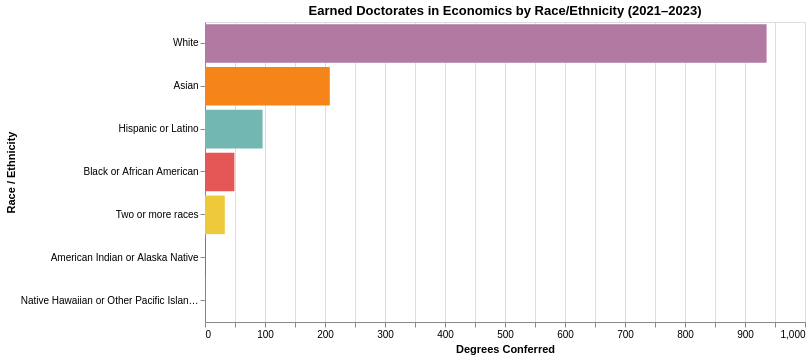

The notebook cell saved with this chart:
### Markdown cell above
<div class="text-box">
    
## Earned Doctorates in Economics by Race/Ethnicity

### Code cell
#| code-fold: true

majors = ['45.06 - Economics.']


filtered_df = df[
    (df["Major"].isin(majors))
]

grouped_df = (
    filtered_df.groupby("Race and Ethnicity")["Awards/Degrees Conferred"]
    .sum()
    .reset_index()
)


chart = (
    alt.Chart(grouped_df)
    .mark_bar()
    .encode(
        x=alt.X("Awards/Degrees Conferred:Q", title="Degrees Conferred"),
        y=alt.Y("Race and Ethnicity:N", sort="-x", title="Race / Ethnicity"),
        color=alt.Color("Race and Ethnicity:N", legend=None),
        tooltip=["Race and Ethnicity:N", "Awards/Degrees Conferred:Q"]
    )
    .properties(
        title="Earned Doctorates in Economics by Race/Ethnicity (2021–2023)",
        width=600,
        height=300
    )
)

chart

### Figure 1 — Vega-Lite specification as saved in the notebook (floating-point values rounded to 4 significant figures)
{"config": {"view": {"continuousWidth": 300, "continuousHeight": 300}}, "data": {"name": "data-3bc6d311748698a62fef5c6e23b354c8"}, "mark": {"type": "bar"}, "encoding": {"color": {"field": "Race and Ethnicity", "legend": null, "type": "nominal"}, "tooltip": [{"field": "Race and Ethnicity", "type": "nominal"}, {"field": "Awards/Degrees Conferred", "type": "quantitative"}], "x": {"field": "Awards/Degrees Conferred", "title": "Degrees Conferred", "type": "quantitative"}, "y": {"field": "Race and Ethnicity", "sort": "-x", "title": "Race / Ethnicity", "type": "nominal"}}, "height": 300, "title": "Earned Doctorates in Economics by Race/Ethnicity (2021–2023)", "width": 600, "$schema": "https://vega.github.io/schema/vega-lite/v5.14.1.json", "datasets": {"data-3bc6d311748698a62fef5c6e23b354c8": [{"Race and Ethnicity": "American Indian or Alaska Native", "Awards/Degrees Conferred": 1}, {"Race and Ethnicity": "Asian", "Awards/Degrees Conferred": 208}, {"Race and Ethnicity": "Black or African American", "Awards/Degrees Conferred": 49}, {"Race and Ethnicity": "Hispanic or Latino", "Awards/Degrees Conferred": 96}, {"Race and Ethnicity": "Native Hawaiian or Other Pacific Islander", "Awards/Degrees Conferred": 1}, {"Race and Ethnicity": "Two or more races", "Awards/Degrees Conferred": 33}, {"Race and Ethnicity": "White", "Awards/Degrees Conferred": 936}]}}
